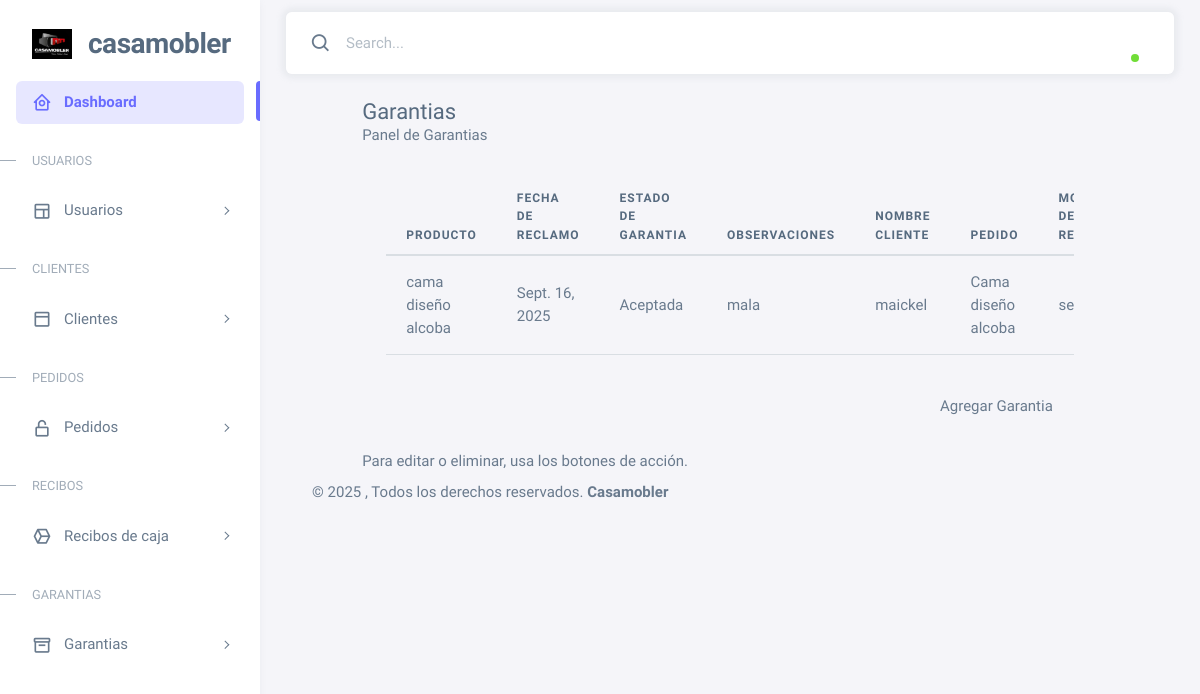
/garantias/lista/, run on an earlier commit of the app's database.
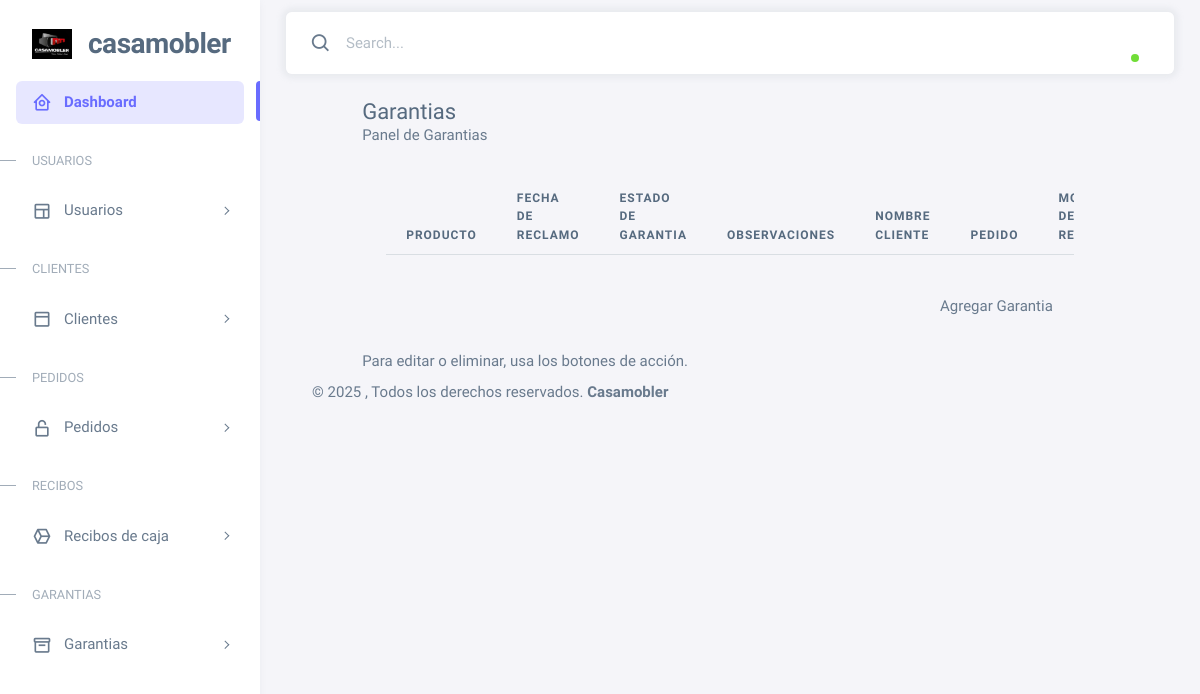
And on a later commit of the database.
### Casamobler/models.py (models this page shows, shortened)
class Garantia(models.Model):
    cliente = models.ForeignKey(Cliente, on_delete=models.SET_NULL, null=True, blank=True)
    pedido = models.ForeignKey(Pedido, on_delete=models.SET_NULL, null=True, blank=True)
    producto = models.CharField(max_length=100, null=True, blank=True)
    motivo_reclamo = models.TextField(null=True, blank=True)
    fecha_reclamo = models.DateField(null=True, blank=True)
    estado_garantia = models.CharField(max_length=30, null=True, blank=True)
    observaciones = models.TextField(null=True, blank=True)

class Cliente(models.Model):
    p_nombrec = models.CharField(max_length=100, null=True, blank=True)
    s_nombrec = models.CharField(max_length=100, null=True, blank=True)
    p_apellidoc = models.CharField(max_length=100, null=True, blank=True)
    s_apellidoc = models.CharField(max_length=100, null=True, blank=True)
    documento_id = models.DecimalField(max_digits=11, decimal_places=0, null=True, blank=True)
    direccion = models.TextField(null=True, blank=True)
    telefono = models.DecimalField(max_digits=10, decimal_places=0, null=True, blank=True)
    correo_electronico = models.CharField(max_length=100, null=True, blank=True)

class Pedido(models.Model):
    cliente = models.ForeignKey(Cliente, on_delete=models.CASCADE, null=True, blank=True, verbose_name="ID_Cliente")
    fecha_pedido = models.DateField(null=True, blank=True, verbose_name="Fecha_Pedido")
    fecha_entrega = models.DateField(null=True, blank=True, verbose_name="Fecha_Entrega")
    descripcion_producto = models.CharField(max_length=200, null=True, blank=True, verbose_name="Descripción_Producto")
    cantidad = models.IntegerField(null=True, blank=True, verbose_name="Cantidad")
    valor_unitario = models.DecimalField(max_digits=10, decimal_places=0, null=True, blank=True, verbose_name="Valor_Unitario")
    valor_total = models.DecimalField(max_digits=10, decimal_places=0, null=True, blank=True, verbose_name="Valor_Total")
    responsable = models.ForeignKey('Usuario', on_delete=models.SET_NULL, null=True, blank=True, verbose_name="Responsable")

### Casamobler/views.py (the view)
# urls.py: path('garantias/lista/', views.lista_garantia, name='lista_garantia'),
def lista_garantia(request):
    return render(request, 'garantia/lista_garantia.html', {'garantias': Garantia.objects.all()})

### Casamobler/templates/garantia/lista_garantia.html (shortened to what this page needs)
{% extends 'base.html' %}
{% load static %}
{% block content %}
<div class="row justify-content-center">
    <div class="col-md-10">
        <div class="custom-list-card">
            <div class="custom-list-header">
                <h4 class="mb-0"> Garantias </h4>
                <span class="fs-6">Panel de Garantias</span>
            </div>
            <div class="card-body p-4">
                <div class="table-responsive mt-2">
                    <table class="table custom-table align-middle">
                        <thead>
                            <tr>
                                <th>Producto</th>
                                <th>Fecha de Reclamo</th>
                                <th>Estado de Garantia</th>
                                <th>Observaciones</th>
                                <th>Nombre Cliente</th>
                                <th>Pedido</th>
                                <th>Motivo de Reclamo</th>
                            </tr>
                        </thead>
                        <tbody>
                            {% for garantia in garantias %}
                            <tr>
                                <td>{{ garantia.producto }}</td>
                                <td>{{ garantia.fecha_reclamo }}</td>
                                <td>{{ garantia.estado_garantia }}</td>
                                <td>{{ garantia.observaciones }}</td>
                                <td>{{ garantia.cliente.p_nombrec }}</td>
                                <td>{{ garantia.pedido.descripcion_producto }}</td>
                                <td>{{ garantia.motivo_reclamo }}</td>
                            </tr>
                            {% endfor %}
                        </tbody>
                    </table>
                </div>
                <div class="text-end mt-3">
                    <a class="btn btn-custom add-btn" href="{% url 'crear_garantia' %}">
                         Agregar Garantia
                    </a>
                </div>
            </div>
            <div class="custom-list-footer">
                Para editar o eliminar, usa los botones de acción.
            </div>
        </div>
    </div>
</div>
{% endblock %}

What changed in the data, as far as the page shows it:
removed Garantia: producto "cama diseño alcoba", fecha_reclamo "Sept. 16, 2025", estado_garantia "Aceptada", observaciones "mala", cliente.p_nombrec "maickel", pedido.descripcion_producto "Cama diseño alcoba", motivo_reclamo "se…"
